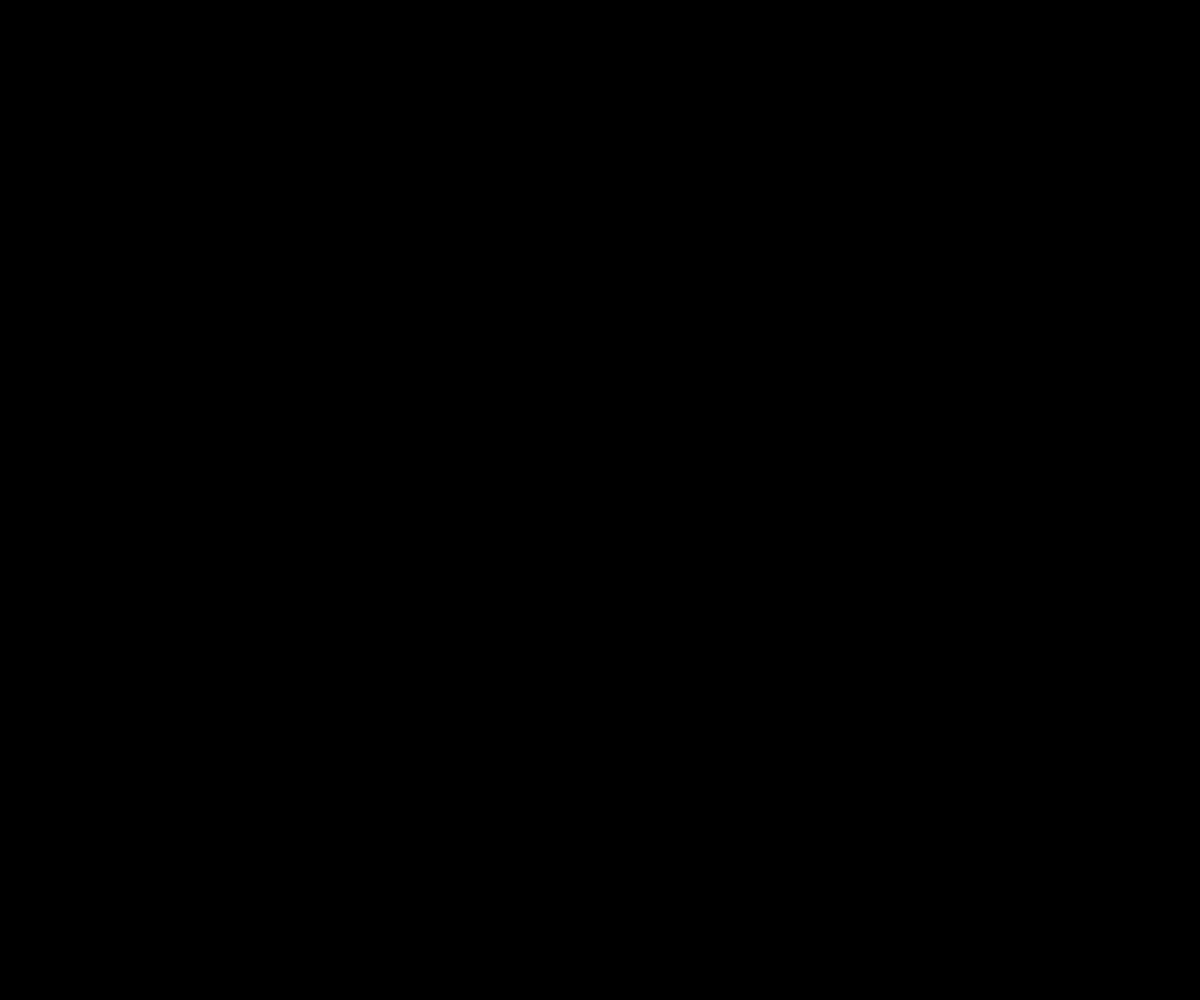
Frame 1 (no input)
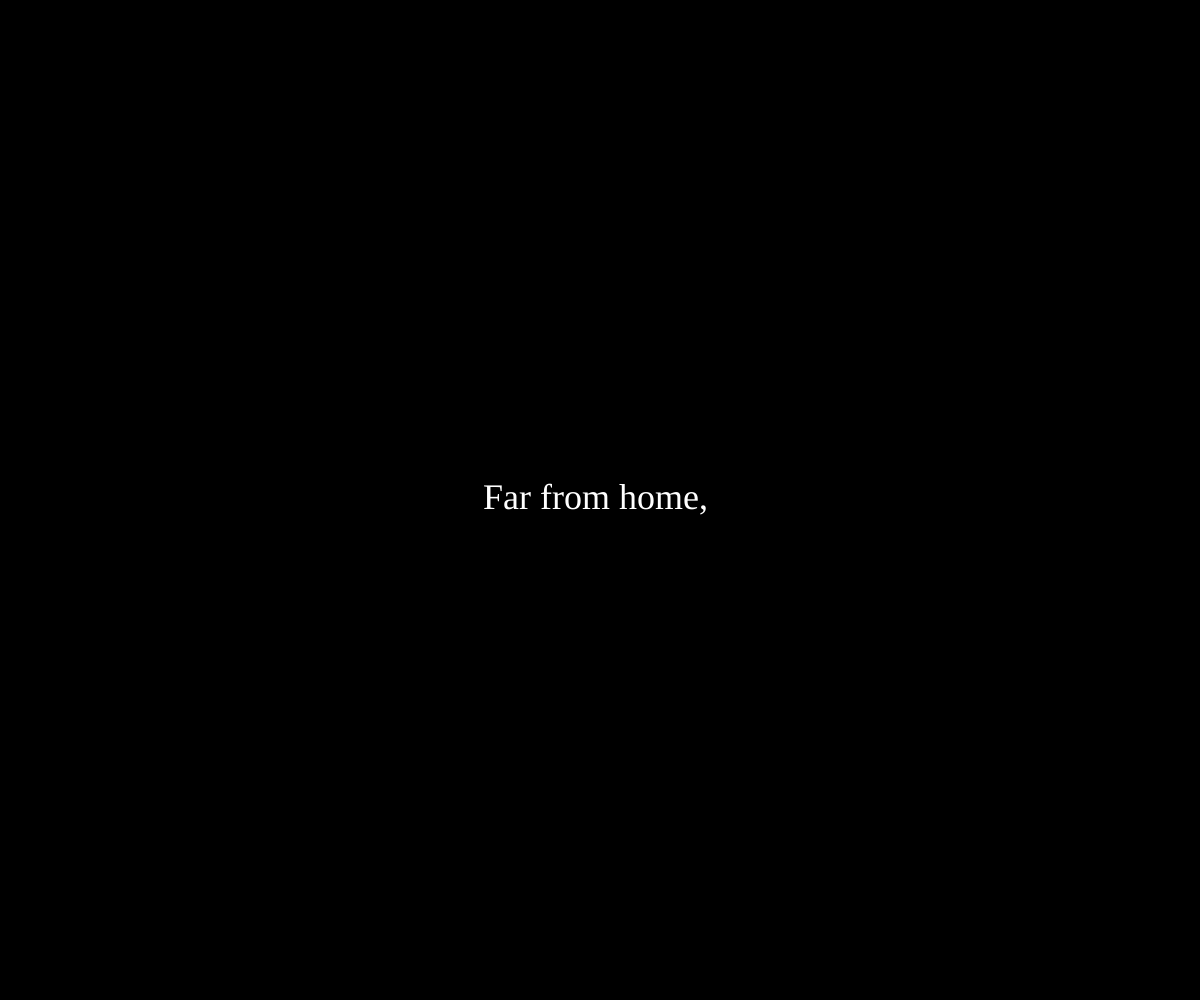
Frame 60 (no input)
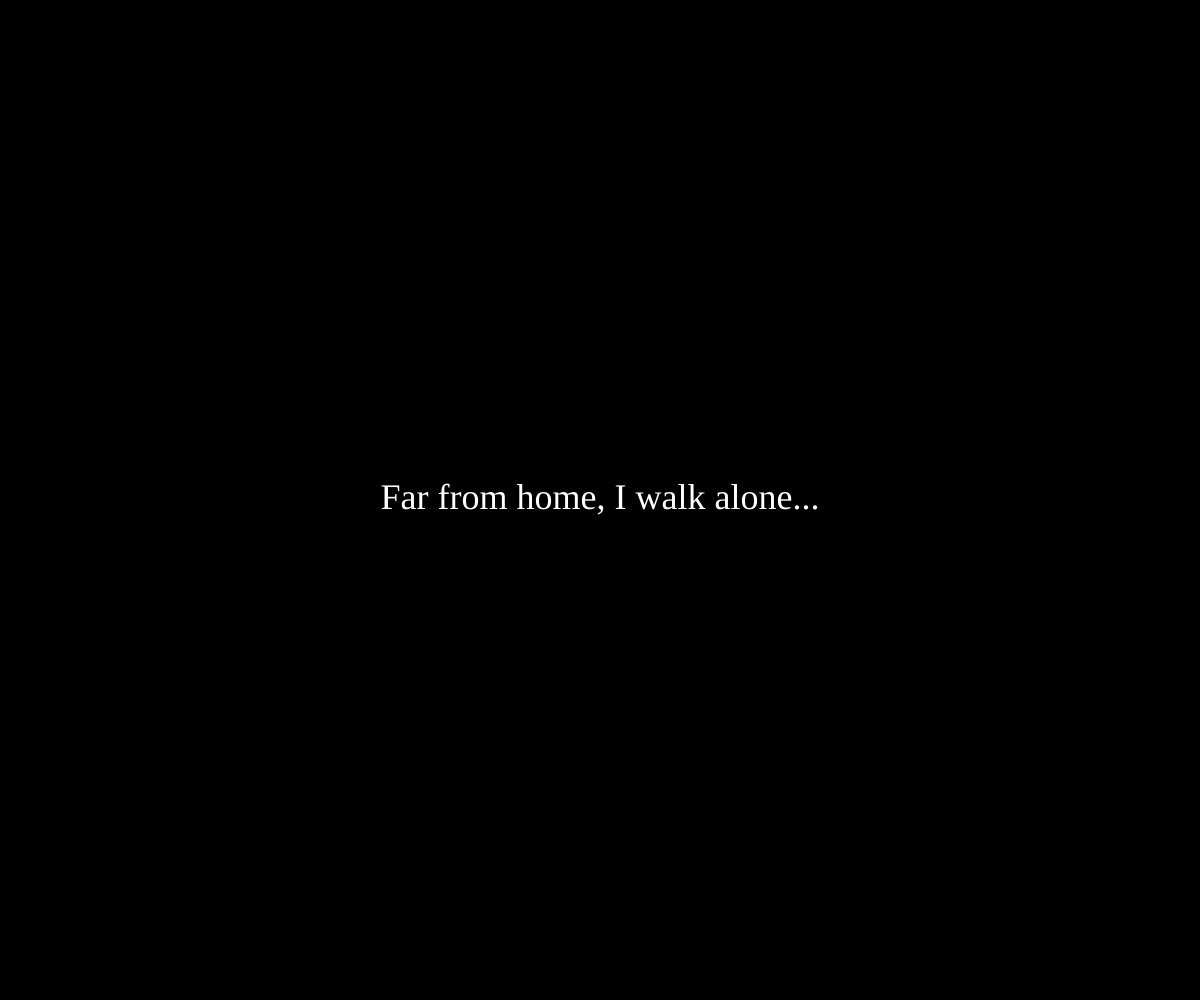
Frame 120 (the mouse pressed at the canvas centre since frame 60)

The p5.js sketch that drew these frames (run headless with seeded random() and noise() and a simulated clock; from frame 60 on, the mouse is pressed at the canvas centre):

// p5.js sketch
// ── sketch.js
/*
  Windows of Light — Lanterns + Sparkles + Fairy Light Strings
  ------------------------------------------------------------
  ✦ Diya sparkles follow movement
  ✦ Fairy light garlands on each rooftop
  ✦ Floating lanterns appear at the end
  ✦ 2nd building closer to 1st (lonely → warm progression)
*/

let buildings = [];
let numBuildings = 10;
let scrollX = 0;
let playerSpeed = 3;
let clickCount = 0;
let fireworks = [];
let showFinalLine = false;
let finalLineAlpha = 0;
let ending = false;

// diya
let diyaScale = 0.12;
let targetScale = 0.12;
let diyaX, diyaY;
let targetX, targetY;
let sparkles = [];

// lanterns
let lanterns = [];

// intro
let introActive = true;
let introText = "Far from home, I walk alone....";
let typed = "";
let charIndex = 0;
let charDelay = 60;
let lastCharTime = 0;
let introHold = 1200;
let introFade = 1.0;
let introFadeSpeed = 0.01;
let introTypedComplete = false;
let introCompleteTime = 0;

let skyTop, skyBottom;
let serifFont, sansFont;

let memories = [
  "Maa making gujiya...",
  "Papa fixing fairy lights...",
  "Sister teasing me...",
  "Cleaning and laughter...",
  "Smell of sweets...",
  "Puja bell ringing...",
  "Dinner together...",
  "Crackers echoing...",
  "Dancing in the courtyard...",
  "Home’s warmth..."
];

function preload() {
  serifFont = 'Georgia';
  sansFont = 'Helvetica';
}

function setup() {
  createCanvas(windowWidth, windowHeight);
  noStroke();
  textFont(serifFont);

  // --- Buildings ---
  let xPos = width * 0.9; // only corner visible at start
  for (let i = 0; i < numBuildings; i++) {
    let h = random(420, 650);
    buildings.push(new Building(xPos, h));
    if (i === 0) xPos += 320; // 2nd building closer
    else xPos += random(460, 780);
  }

  noCursor();
  diyaX = mouseX;
  diyaY = mouseY;
  targetX = mouseX;
  targetY = mouseY;

  skyTop = color(10, 10, 40);
  skyBottom = color(40, 40, 80);
  lastCharTime = millis();
}

function draw() {
  if (introActive) {
    drawIntro();
    return;
  }

  drawSky();

  if (random() < 0.03) fireworks.push(new Firework(random(width), random(height * 0.38)));
  for (let i = fireworks.length - 1; i >= 0; i--) {
    fireworks[i].update();
    fireworks[i].display();
    if (fireworks[i].done) fireworks.splice(i, 1);
  }

  if (!ending) {
    if (keyIsDown(RIGHT_ARROW)) scrollX += playerSpeed;
    if (keyIsDown(LEFT_ARROW)) scrollX -= playerSpeed;
  }

  scrollX = constrain(scrollX, 0, (buildings[buildings.length - 1].x + 400) - width);

  push();
  translate(-scrollX, 0);
  for (let b of buildings) {
    b.update();
    b.display();
  }
  pop();

  drawGround();

  // --- Diya position & size ---
  if (!ending) {
    targetX = mouseX;
    targetY = mouseY;
  } else {
    targetX = width / 2;
    targetY = height * 0.35;
    targetScale = 1.2;
  }

  diyaX = lerp(diyaX, targetX, 0.07);
  diyaY = lerp(diyaY, targetY, 0.07);
  diyaScale = lerp(diyaScale, targetScale, 0.05);

  drawCursorDiya(diyaX, diyaY, diyaScale);

  // sparkles around diya
  updateSparkles();

  // lanterns when ending
  if (ending) {
    if (frameCount % 10 === 0 && lanterns.length < 25) {
      lanterns.push(new Lantern(random(width * 0.2, width * 0.8), height + 50));
    }
    for (let l of lanterns) l.update().display();
  }

  if (showFinalLine) {
    finalLineAlpha = min(255, finalLineAlpha + 2);
    fill(255, finalLineAlpha);
    textFont(serifFont);
    textAlign(CENTER, TOP);
    textSize(32);
    text("In their light, I find my own.", width / 2, height * 0.45);
  }

  drawInstructions();
}

// ------------------------- Classes -------------------------
class Building {
  constructor(x, h) {
    this.x = x;
    this.h = h;
    this.y = height - h - 60;
    this.w = int(random(200, 260));
    this.windows = [];

    let cols = 2;
    let rows = max(3, int(h / 70));
    for (let r = 0; r < rows; r++) {
      for (let c = 0; c < cols; c++) {
        let padx = map(c, 0, cols - 1, 30, this.w - 70);
        let wx = this.x + padx;
        let wy = this.y + 30 + r * 60;
        this.windows.push(new Win(wx, wy, 52, 38));
      }
    }

    // rooftop fairy light line
    this.fairyTop = [];
    for (let i = 0; i < this.w; i += 20) {
      this.fairyTop.push({
        lx: this.x + i,
        ly: this.y,
        bright: random(100, 255),
      });
    }

    // random fairy dots
    this.fairyLights = [];
    for (let i = 0; i < int(random(10, 20)); i++) {
      this.fairyLights.push({
        lx: this.x + random(0, this.w),
        ly: this.y + random(0, this.h),
        bright: random(100, 255),
      });
    }
  }

  update() { for (let w of this.windows) w.update(); }

  display() {
    fill(36, 36, 56);
    rect(this.x, this.y, this.w, this.h, 8);

    // fairy top garland
    for (let i = 0; i < this.fairyTop.length; i++) {
      let f = this.fairyTop[i];
      f.bright += random(-10, 10);
      f.bright = constrain(f.bright, 80, 255);
      fill(255, 220, 140, f.bright);
      ellipse(f.lx, f.ly, 5);
    }

    // random fairy lights
    for (let f of this.fairyLights) {
      f.bright += random(-15, 15);
      f.bright = constrain(f.bright, 80, 255);
      fill(255, 220, 120, f.bright);
      ellipse(f.lx, f.ly, 4);
    }

    for (let w of this.windows) w.display();
  }

  checkClick(px, py) {
    for (let w of this.windows) {
      if (w.contains(px, py) && w.lit && !w.clickedOnce) {
        w.showMemory();
        w.clickedOnce = true;
        return true;
      }
    }
    return false;
  }
}

class Win {
  constructor(x, y, w, h) {
    this.x = x; this.y = y; this.w = w; this.h = h;
    this.lit = random() < 0.6;
    this.alpha = this.lit ? random(180, 230) : random(30, 80);
    this.text = ""; this.textAlpha = 0; this.clickedOnce = false;
  }
  update() {
    if (random() < 0.008) this.lit = !this.lit;
    this.alpha = lerp(this.alpha, this.lit ? 220 : 40, 0.04);
    this.textAlpha = max(0, this.textAlpha - 2);
  }
  display() {
    let hover = this.contains(mouseX + scrollX, mouseY);
    fill(255, 220, 100, this.alpha + (hover ? 40 : 0));
    rect(this.x, this.y, this.w, this.h, 4);
    if (this.textAlpha > 0) {
      fill(255, this.textAlpha);
      textFont(sansFont);
      textSize(15);
      textAlign(CENTER, CENTER);
      text(this.text, this.x + this.w / 2, this.y + this.h / 2);
    }
  }
  contains(px, py) { return px >= this.x && px <= this.x + this.w && py >= this.y && py <= this.y + this.h; }
  showMemory() {
    this.text = random(memories);
    this.textAlpha = 255;
  }
}

// ------------------------- Fireworks -------------------------
class Firework {
  constructor(x, y) {
    this.x = x; this.y = y;
    this.particles = []; this.done = false;
    for (let i = 0; i < 36; i++) {
      this.particles.push({
        x: this.x, y: this.y,
        vx: random(-3, 3), vy: random(-3, 3),
        life: random(150, 255),
        col: color(random(200, 255), random(120, 255), random(120, 255))
      });
    }
  }
  update() {
    for (let p of this.particles) {
      p.x += p.vx; p.y += p.vy; p.vy += 0.03; p.life -= 3;
    }
    this.particles = this.particles.filter(p => p.life > 0);
    if (this.particles.length === 0) this.done = true;
  }
  display() {
    noStroke();
    for (let p of this.particles) {
      fill(red(p.col), green(p.col), blue(p.col), p.life);
      ellipse(p.x, p.y, 4);
    }
  }
}

// ------------------------- Lantern -------------------------
class Lantern {
  constructor(x, y) {
    this.x = x; this.y = y;
    this.speed = random(0.5, 1.2);
    this.w = random(24, 38);
    this.h = this.w * 1.3;
    this.alpha = random(150, 255);
    this.drift = random(-0.3, 0.3);
  }
  update() {
    this.y -= this.speed;
    this.x += this.drift * sin(frameCount * 0.01);
    this.alpha -= 0.2;
    return this;
  }
  display() {
    push();
    noStroke();
    fill(255, 170, 60, this.alpha);
    rect(this.x - this.w / 2, this.y - this.h / 2, this.w, this.h, 6);
    fill(255, 220, 120, this.alpha * 0.6);
    ellipse(this.x, this.y - this.h / 2, this.w * 0.5, 10);
    pop();
  }
}

// ------------------------- Sparkles -------------------------
function updateSparkles() {
  if (frameCount % 3 === 0) {
    sparkles.push({
      x: diyaX + random(-30, 30),
      y: diyaY - random(20, 60),
      size: random(2, 5),
      life: 255
    });
  }
  for (let s of sparkles) {
    s.y -= 0.6;
    s.life -= 4;
  }
  sparkles = sparkles.filter(s => s.life > 0);
  for (let s of sparkles) {
    fill(255, 220, 140, s.life);
    ellipse(s.x, s.y, s.size);
  }
}

// ------------------------- Sky & Ground -------------------------
function drawSky() {
  for (let y = 0; y < height; y++) {
    let inter = map(y, 0, height, 0, 1);
    let c = lerpColor(skyTop, skyBottom, inter);
    stroke(c);
    line(0, y, width, y);
  }
  noStroke();
}

function drawGround() {
  noStroke();
  fill(18);
  rect(0, height - 56, width, 56);
}

function drawInstructions() {
  fill(255, 240);
  textFont(sansFont);
  textSize(18);
  textAlign(CENTER, BOTTOM);
  if (!ending)
    text("← → Move   |   Click glowing windows (" + clickCount + " / 10)", width / 2, height - 15);
}

// ------------------------- Diya -------------------------
function drawCursorDiya(x, y, s) {
  push();
  translate(x, y);
  noStroke();

  fill(120, 50, 25);
  arc(0, 35 * s, 200 * s, 120 * s, 0, PI, CHORD);
  fill(90, 35, 18);
  arc(0, 38 * s, 190 * s, 110 * s, 0, PI, CHORD);

  let yMove = sin(frameCount * 0.05) * 8 * s;
  drawFlame(0, -60 * s + yMove, s);
  pop();
}

function drawFlame(x, y, s) {
  push();
  translate(x, y);
  let baseSize = 90 * s;
  let n = noise(frameCount * 0.02) * 2 - 1;
  let jitter = n * 8 * s;
  let pulse = sin(frameCount * 0.02) * 0.15 + 1;
  let glowScale = map(clickCount, 0, 10, 1, 1.8);

  for (let g = 0; g < 6; g++) {
    let alpha = map(g, 0, 5, 120, 6);
    fill(255, 150 - g * 20, 60 - g * 6, alpha);
    ellipse(0, g + jitter,
      baseSize * pulse * glowScale * (1 + g * 0.18),
      baseSize * pulse * glowScale * (1 + g * 0.12));
  }

  fill(255, 240, 120);
  beginShape();
  vertex(0, -baseSize * 0.9 * pulse);
  bezierVertex(baseSize * 0.25, -baseSize * 0.4 * pulse,
               baseSize * 0.15, baseSize * 0.3 * pulse, 0, baseSize * 0.6 * pulse);
  bezierVertex(-baseSize * 0.15, baseSize * 0.3 * pulse,
               -baseSize * 0.25, -baseSize * 0.4 * pulse, 0, -baseSize * 0.9 * pulse);
  endShape(CLOSE);

  fill(255, 140, 40, 230);
  beginShape();
  vertex(0, -baseSize * pulse);
  bezierVertex(baseSize * 0.7, -baseSize * 0.25 * pulse,
               baseSize * 0.5, baseSize * 0.6 * pulse, 0, baseSize * 0.85 * pulse);
  bezierVertex(-baseSize * 0.5, baseSize * 0.6 * pulse,
               -baseSize * 0.7, -baseSize * 0.25 * pulse, 0, -baseSize * pulse);
  endShape(CLOSE);
  pop();
}

// ------------------------- Input -------------------------
function mousePressed() {
  if (introActive || ending) return;
  let wx = mouseX + scrollX;
  let wy = mouseY;
  for (let b of buildings) {
    if (b.checkClick(wx, wy)) {
      clickCount = min(10, clickCount + 1);
      targetScale += 0.05;
      if (clickCount >= 10 && !ending) {
        ending = true;
        showFinalLine = true;
      }
      return;
    }
  }
}

// ------------------------- Intro -------------------------
function drawIntro() {
  background(0);
  if (!introTypedComplete) {
    if (millis() - lastCharTime > charDelay) {
      if (charIndex < introText.length) {
        typed += introText.charAt(charIndex);
        charIndex++;
        lastCharTime = millis();
      } else {
        introTypedComplete = true;
        introCompleteTime = millis();
      }
    }
  } else if (millis() - introCompleteTime > introHold) {
    introFade -= introFadeSpeed;
    if (introFade <= 0) {
      introFade = 0;
      introActive = false;
    }
  }

  fill(255, 255 * introFade);
  textFont(serifFont);
  textAlign(CENTER, CENTER);
  textSize(36);
  text(typed, width / 2, height / 2);
}

function windowResized() { resizeCanvas(windowWidth, windowHeight); }
